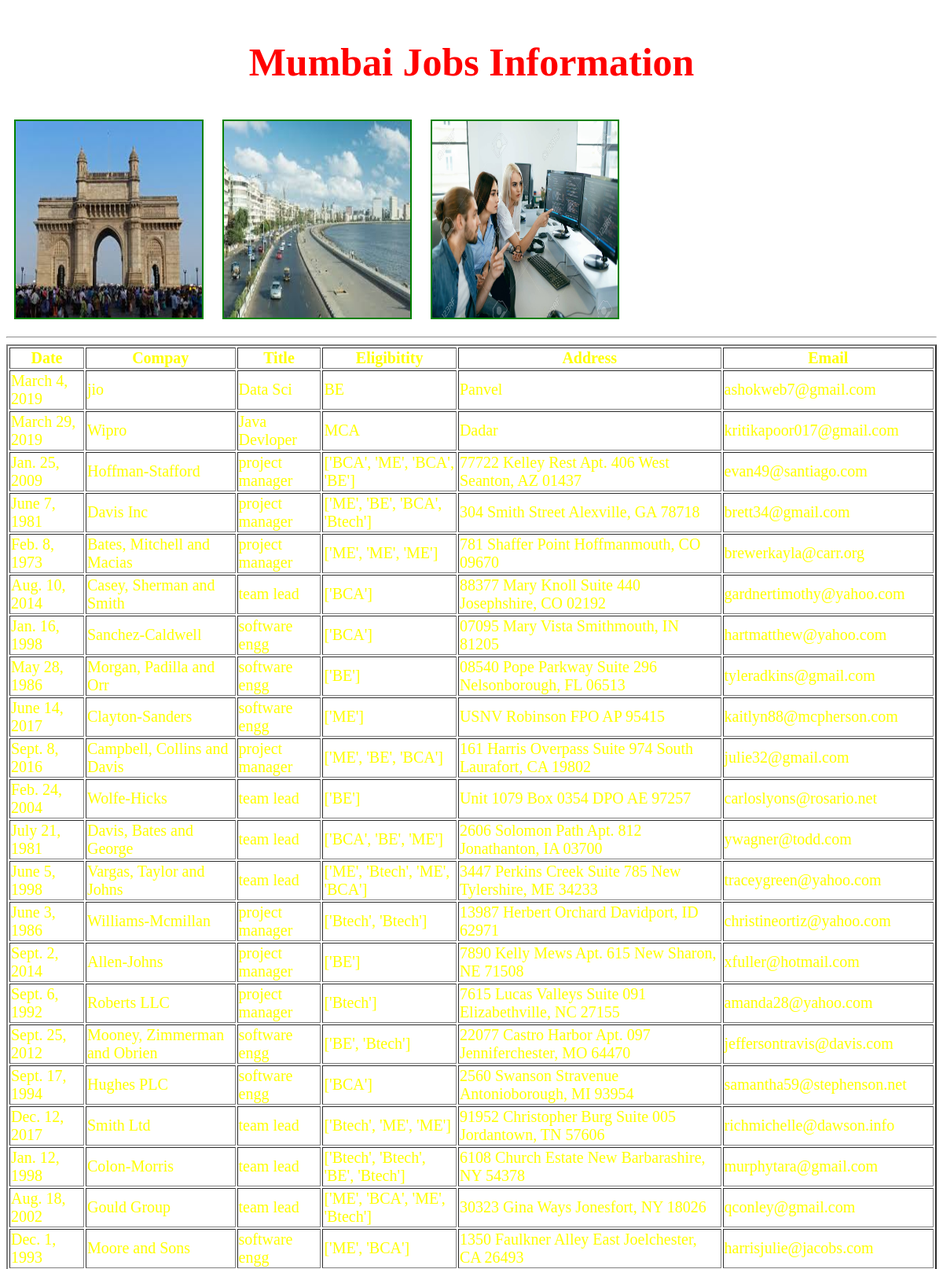
/mumbai/ (upper part), run on the app's committed database.
### testapp/models.py (models this page shows)
class mumbaijobs(models.Model):
    date=models.DateField();
    company=models.CharField(max_length=100);
    title=models.CharField(max_length=100);
    eligibility=models.CharField(max_length=100);
    address=models.CharField(max_length=100);
    email=models.EmailField()

### testapp/views.py (the view)
# urls.py: url(r'^mumbai/', views.mumbaijobs_view),
def mumbaijobs_view(request):
    jobs_list=mumbaijobs.objects.all()
    my_dict={'jobs_list':jobs_list}
    return render(request,'testapp/mumbaijobs.html',context=my_dict)

### templates/testapp/mumbaijobs.html (shortened to what this page needs)
<!DOCTYPE html>
{%load staticfiles%}
<html lang="en" dir="ltr">
  <head>
    <link rel="stylesheet" href="{% static "css/demo.css" %}">
  </head>
  <body>
    <h1>Mumbai Jobs Information</h1>
    <img src="{%static "images/mumbai1.jpg"%}" alt="">
    <img src="{%static "images/mumbai3.jpg"%}" alt="">
    <img src="{%static "images/mumbai4.jpg"%}" alt="">
    <hr>
    {% if jobs_list %}
    <table border="2px">
      <thead>
        <th>Date</th>
        <th>Compay</th>
        <th>Title</th>
        <th>Eligibitity</th>
        <th>Address</th>
        <th>Email</th>
      </thead>
      {%for job in jobs_list %}
      <tr>
        <td>{{job.date}}</td>
        <td>{{job.company}}</td>
        <td>{{job.title}}</td>
        <td>{{job.eligibility}}</td>
        <td>{{job.address}}</td>
        <td>{{job.email}}</td>
      </tr>
      {% endfor %}
     </table>
     {%else %}
     <p>No Jobs Found in Mumbai</p>
     {% endif %}
    </body>
</html>

### static/css/demo.css (style rules this page uses)
body { background: url(https://images.unsplash.com/photo-1489875347897-49f64b51c1f8?ixlib=rb-1.2.1&ixid=eyJhcHBfaWQiOjEyMDd9&auto=format&fit=crop&w=1350&q=80); background-repeat: no-repeat; background-size: cover; }
img { width: 20%; height: 250px; border: 2px solid green; margin: 10px; color: white; }
table { color: yellow; font-size: 20px; }
h1 { margin-top: 50px; font-size: 50px; color: red; text-align: center; }

### data on the page
mumbaijobs: date "March 4, 2019", company "jio", title "Data Sci", eligibility "BE", address "Panvel", email "ashokweb7@gmail.com"
mumbaijobs: date "March 29, 2019", company "Wipro", title "Java Devloper", eligibility "MCA", address "Dadar", email "kritikapoor017@gmail.com"
mumbaijobs: date "Jan. 25, 2009", company "Hoffman-Stafford", title "project manager", eligibility "['BCA', 'ME', 'BCA', 'BE']", address "77722 Kelley Rest Apt. 406 West Seanton, AZ 01437", email "evan49@santiago.com"
mumbaijobs: date "June 7, 1981", company "Davis Inc", title "project manager", eligibility "['ME', 'BE', 'BCA', 'Btech']", address "304 Smith Street Alexville, GA 78718", email "brett34@gmail.com"
mumbaijobs: date "Feb. 8, 1973", company "Bates, Mitchell and Macias", title "project manager", eligibility "['ME', 'ME', 'ME']", address "781 Shaffer Point Hoffmanmouth, CO 09670", email "brewerkayla@carr.org"
mumbaijobs: date "Aug. 10, 2014", company "Casey, Sherman and Smith", title "team lead", eligibility "['BCA']", address "88377 Mary Knoll Suite 440 Josephshire, CO 02192", email "gardnertimothy@yahoo.com"
mumbaijobs: date "Jan. 16, 1998", company "Sanchez-Caldwell", title "software engg", eligibility "['BCA']", address "07095 Mary Vista Smithmouth, IN 81205", email "hartmatthew@yahoo.com"
mumbaijobs: date "May 28, 1986", company "Morgan, Padilla and Orr", title "software engg", eligibility "['BE']", address "08540 Pope Parkway Suite 296 Nelsonborough, FL 06513", email "tyleradkins@gmail.com"
mumbaijobs: date "June 14, 2017", company "Clayton-Sanders", title "software engg", eligibility "['ME']", address "USNV Robinson FPO AP 95415", email "kaitlyn88@mcpherson.com"
mumbaijobs: date "Sept. 8, 2016", company "Campbell, Collins and Davis", title "project manager", eligibility "['ME', 'BE', 'BCA']", address "161 Harris Overpass Suite 974 South Laurafort, CA 19802", email "julie32@gmail.com"
mumbaijobs: date "Feb. 24, 2004", company "Wolfe-Hicks", title "team lead", eligibility "['BE']", address "Unit 1079 Box 0354 DPO AE 97257", email "carloslyons@rosario.net"
mumbaijobs: date "July 21, 1981", company "Davis, Bates and George", title "team lead", eligibility "['BCA', 'BE', 'ME']", address "2606 Solomon Path Apt. 812 Jonathanton, IA 03700", email "ywagner@todd.com"
mumbaijobs: date "June 5, 1998", company "Vargas, Taylor and Johns", title "team lead", eligibility "['ME', 'Btech', 'ME', 'BCA']", address "3447 Perkins Creek Suite 785 New Tylershire, ME 34233", email "traceygreen@yahoo.com"
mumbaijobs: date "June 3, 1986", company "Williams-Mcmillan", title "project manager", eligibility "['Btech', 'Btech']", address "13987 Herbert Orchard Davidport, ID 62971", email "christineortiz@yahoo.com"
mumbaijobs: date "Sept. 2, 2014", company "Allen-Johns", title "project manager", eligibility "['BE']", address "7890 Kelly Mews Apt. 615 New Sharon, NE 71508", email "xfuller@hotmail.com"
mumbaijobs: date "Sept. 6, 1992", company "Roberts LLC", title "project manager", eligibility "['Btech']", address "7615 Lucas Valleys Suite 091 Elizabethville, NC 27155", email "amanda28@yahoo.com"
mumbaijobs: date "Sept. 25, 2012", company "Mooney, Zimmerman and Obrien", title "software engg", eligibility "['BE', 'Btech']", address "22077 Castro Harbor Apt. 097 Jenniferchester, MO 64470", email "jeffersontravis@davis.com"
mumbaijobs: date "Sept. 17, 1994", company "Hughes PLC", title "software engg", eligibility "['BCA']", address "2560 Swanson Stravenue Antonioborough, MI 93954", email "samantha59@stephenson.net"
mumbaijobs: date "Dec. 12, 2017", company "Smith Ltd", title "team lead", eligibility "['Btech', 'ME', 'ME']", address "91952 Christopher Burg Suite 005 Jordantown, TN 57606", email "richmichelle@dawson.info"
mumbaijobs: date "Jan. 12, 1998", company "Colon-Morris", title "team lead", eligibility "['Btech', 'Btech', 'BE', 'Btech']", address "6108 Church Estate New Barbarashire, NY 54378", email "murphytara@gmail.com"
mumbaijobs: date "Aug. 18, 2002", company "Gould Group", title "team lead", eligibility "['ME', 'BCA', 'ME', 'Btech']", address "30323 Gina Ways Jonesfort, NY 18026", email "qconley@gmail.com"
mumbaijobs: date "Dec. 1, 1993", company "Moore and Sons", title "software engg", eligibility "['ME', 'BCA']", address "1350 Faulkner Alley East Joelchester, CA 26493", email "harrisjulie@jacobs.com"
